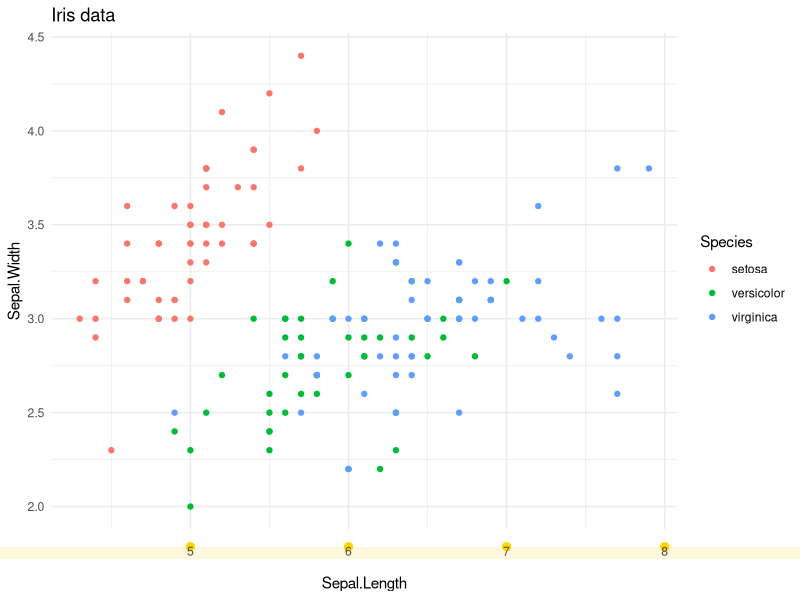
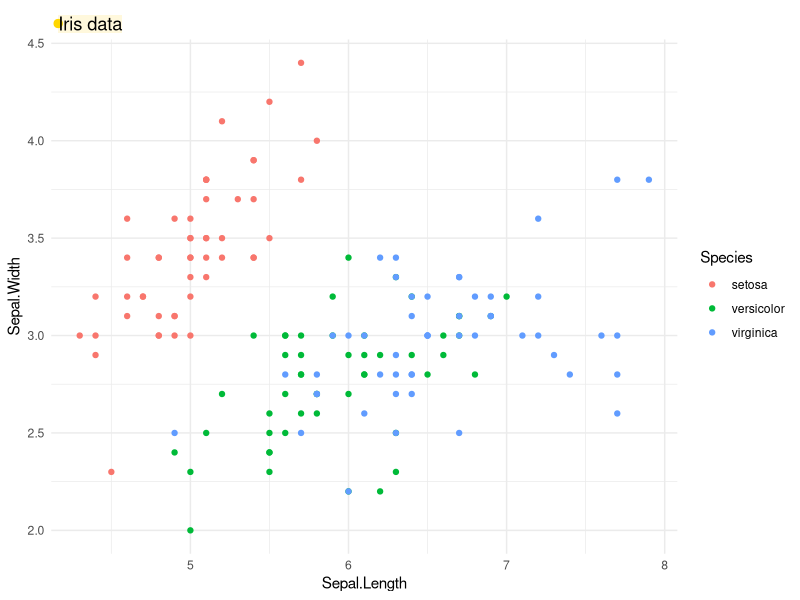

These charts were generated, in order, by the following R code:
library(ggplot2)
library(grid)
library(gridtext)
library(rlang)
library(tibble)

# define new theme element that inherits from `element_text()`
element_label <- function(family = NULL, face = NULL, colour = NULL, size = NULL,
                          hjust = NULL, vjust = NULL, angle = NULL, lineheight = NULL,
                          color = NULL, margin = NULL,
                          debug = FALSE, inherit.blank = FALSE) {
  if (!is.null(color))
    colour <- color
  structure(
    list(
      family = family, face = face, colour = colour,
      size = size, hjust = hjust, vjust = vjust, angle = angle,
      lineheight = lineheight, margin = margin, debug = debug,
      inherit.blank = inherit.blank),
    class = c("element_label", "element_text", "element")
  )
}

# helper function to set up data frame with graphical parameters
list_to_table <- function(l) {
  lengths <- vapply(l, length, numeric(1))

  # remove length 0 cases
  l[lengths == 0L] <- NULL

  do.call(tibble, l)
}

# rendering of the theme element is handled by `labels_grob()`
element_grob.element_label <- function(element, label = "", x = NULL, y = NULL,
                                       family = NULL, face = NULL, colour = NULL, size = NULL,
                                       hjust = NULL, vjust = NULL, angle = NULL, lineheight = NULL,
                                       margin = NULL, margin_x = FALSE, margin_y = FALSE, ...) {
  if (is.null(label))
    return(ggplot2:::zeroGrob())

  vj <- vjust %||% element$vjust
  hj <- hjust %||% element$hjust
  margin <- margin %||% element$margin %||% ggplot2::margin(0, 0, 0, 0)
  angle <- angle %||% element$angle %||% 0

  x <- x %||% hj
  if (!is.unit(x))
    x <- unit(x, "npc")
  y <- y %||% vj
  if (!is.unit(y))
    y <- unit(y, "npc")

  # The gp settings can override element_gp
  gp <- gpar(fontsize = size, col = colour,
             fontfamily = family, fontface = face,
             lineheight = lineheight)
  element_gp <- gpar(fontsize = element$size, col = element$colour,
                     fontfamily = element$family, fontface = element$face,
                     lineheight = element$lineheight)
  gp <- ggplot2:::modify_list(element_gp, gp)

  gl <- list(
    label = label,
    x = x,
    y = y,
    hjust = hj,
    vjust = vj,
    angle = angle,
    color = gp$col,
    fontsize = gp$fontsize,
    fontfamily = gp$fontfamily,
    fontface = gp$fontface,
    lineheight = gp$lineheight,
    padding = list(margin)
  )
  label_data <- list_to_table(gl)

  labels_grob(label_data, debug = element$debug)
}

# draw plot with alternative axis rendering
ggplot(iris, aes(Sepal.Length, Sepal.Width, color = Species)) +
  geom_point() +
  ggtitle("Iris data") +
  theme_minimal() +
  theme(
    axis.text.x = element_label(
      hjust = 0.5, vjust = 1, angle = 0, debug = TRUE,
      margin = ggplot2::margin(10, 2, 10, 2)
    )
  )

# draw plot with alternative title rendering
ggplot(iris, aes(Sepal.Length, Sepal.Width, color = Species)) +
  geom_point() +
  ggtitle("Iris data") +
  theme_minimal() +
  theme(
    plot.title = element_label(
      hjust = 0, vjust = 0.5, angle = 0, debug = TRUE,
      margin = ggplot2::margin(5, 5, 5, 5)
    )
  )

